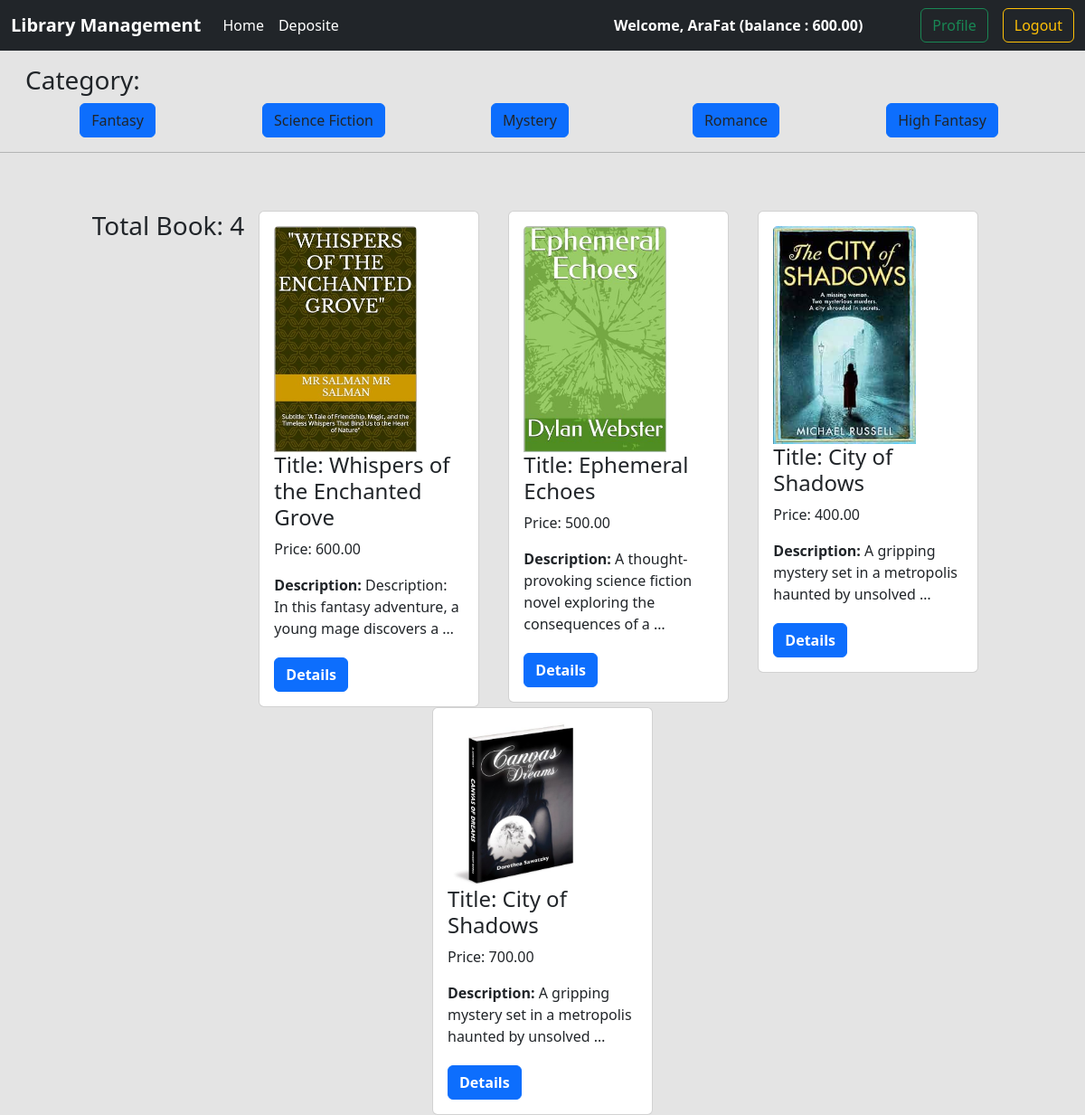
Screenshot of / (signed in) with the database file from the repository.
### accounts/models.py (models this page shows, shortened)
class UserAccount(models.Model):
    user = models.OneToOneField(User,related_name='account', on_delete=models.CASCADE)
    initial_deposite_date = models.DateField(auto_now_add=True)
    balance = models.DecimalField(default=0, max_digits=12, decimal_places=2)

### category/models.py (models this page shows, shortened)
class Category(models.Model):
    categoryName = models.CharField(max_length=100)
    slug = models.SlugField(max_length=100,unique=True, null=True, blank=True)

### book/models.py (models this page shows, shortened)
class Book (models.Model):
    categories = models.ManyToManyField(Category)
    image = models.ImageField(upload_to='book/media/')
    title = models.CharField(max_length=100)
    description = models.TextField()
    borrow_price = models.DecimalField(max_digits=10, decimal_places=2)

### LibraryManagementSystem/views.py (the view)
# urls.py: path('', views.home, name='home'),
def home(request, category_slug = None):
    book = Book.objects.all()
    if category_slug is not None:
        category = Category.objects.get(slug = category_slug)
        book = Book.objects.filter(categories  = category)
    categories = Category.objects.all()
    return render(request, 'home.html', {'book' : book, 'category' : categories})

### templates/home.html (shortened to what this page needs)
{% extends 'base.html' %}
{% load static %}
{% block content %}
{% if request.user.is_authenticated %}
<div class="container  m-3">
    <h3>Category:</h3>
    <div class="row d-flex justify-content-between align-items-center text-center">
        {% for cat in category %}
        <div class="col">
            <a href="{% url 'category_wise_post' cat.slug %}" class="text-decoration-none text-dark btn btn-primary" >{{cat.categoryName}}</a>
        </div>
        {% endfor %}
    </div>
</div>
<hr>
<div class=" d-flex flex-wrap justify-content-center px-5 pt-5 ">
  <h3> Total Book:  {{book | length}}</h3>
    {% for data in book %}
        <div class="col-sm-3 ">
          <div class="card mx-3">
            <div class="card-body">
                <img src="{{data.image.url}}" class="card-img-top w-75" alt="...">
              <h4 class="card-title"> Title: {{data.title}}</h4>
              <p class="card-text"> Price: {{data.borrow_price}}</p>
              <p class="card-text"><strong>Description:  </strong>{{data.description |truncatewords:10}}</p>
              <a href="{% url 'detail_book' data.id %}" class="btn btn-primary mt-1"><b> Details</b></a>
            </div>
          </div>
        </div>
    {% endfor %}
</div>
{% endif %}
{% endblock %}

### templates/base.html (shortened to what this page needs)
<!doctype html>
<html lang="en">
  <head>
    <link href="https://cdn.jsdelivr.net/npm/bootstrap@5.3.2/dist/css/bootstrap.min.css" rel="stylesheet">
  </head>
  <body style="background-color : #e4e4e4">
    <nav class="navbar navbar-expand-lg bg-dark">
        <div class="container-fluid">
          <a class="navbar-brand text-lg text-white fw-bolder" href="#">Library Management</a>
          <div class="collapse navbar-collapse" id="navbarSupportedContent">
            <ul class="navbar-nav me-auto mb-2 mb-lg-0">
              <li class="nav-item">
                <a class="nav-link active text-white" aria-current="page" href="{% url 'home' %}">Home</a>
              </li>
              {% if request.user.is_authenticated %}
              <li class="nav-item">
                <a class="nav-link active text-white fw-medium" aria-current="page" href="{% url 'deposit' %}">Deposite</a>
              </li>
              {% endif %}
            </ul>
            <form class="d-flex gap-3" role="search">
                {% if request.user.is_authenticated %}
                <div class="text-white my-auto px-5 fw-bolder">Welcome, {{ request.user.first_name }} (balance : {{request.user.account.balance}}) </div>
                    <a href="{% url 'profile' %}" class="btn btn-outline-success">Profile</a>
                    <a href="{% url 'logout' %}" class="btn btn-outline-warning">Logout</a>
                {% else %}
                    <a href="{% url 'register' %}" class="btn btn-outline-success">Register</a>
                    <a href="{% url 'login' %}" class="btn btn-outline-success">Login</a>
                {% endif  %}
            </form>
          </div>
        </div>
      </nav>
    {% block content %} {% endblock %}
  </body>
</html>

### rows the page displays
Category: categoryName "Fantasy"
Category: categoryName "Science Fiction"
Category: categoryName "Mystery"
Category: categoryName "Romance"
Category: categoryName "High Fantasy"
Book: image (picture), title "Whispers of the Enchanted Grove", borrow_price "600.00", description "Description: In this fantasy adventure, a young mage discovers a …"
Book: image (picture), title "Ephemeral Echoes", borrow_price "500.00", description "A thought-provoking science fiction novel exploring the consequences of a …"
Book: image (picture), title "City of Shadows", borrow_price "400.00", description "A gripping mystery set in a metropolis haunted by unsolved …"
Book: image (picture), title "City of Shadows", borrow_price "700.00", description "A gripping mystery set in a metropolis haunted by unsolved …"

### other values shown
{{ request.user.first_name }} "AraFat"
{{ request.user.account.balance }} "600.00"
{{ book | length }} "4"
